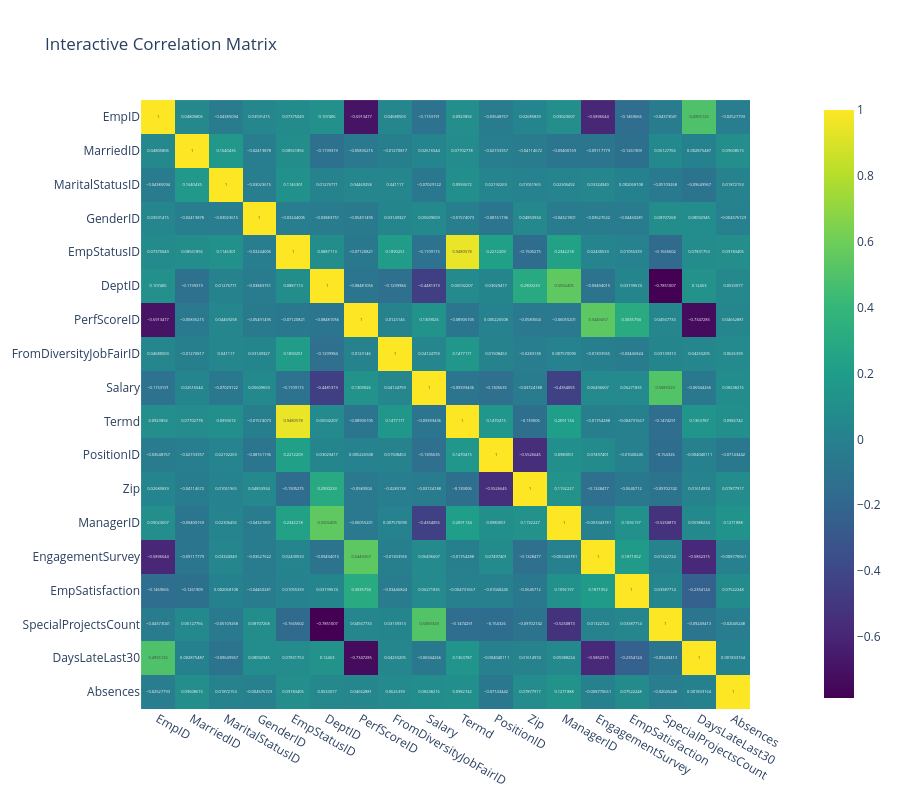

The code cell stored with this chart in its notebook:
### Code cell
# On garde uniquement les variables numériques
num_df = df.select_dtypes(include=["int64", "float64"])

# Calcul de la corrélation
corr_matrix = num_df.corr()

# Création de la heatmap interactive
fig = px.imshow(
    corr_matrix,
    text_auto=True,
    color_continuous_scale="Viridis",
    title="Interactive Correlation Matrix"
)

fig.update_layout(
    width=900,
    height=800
)

fig.show()

### Figure 1 — Plotly figure (JSON) as saved in the notebook; plotly's stock layout.template omitted (floating-point values rounded to 4 significant figures; data arrays with more than 128 entries replaced by an {"elided": "..."} marker saying what was removed)
{"data": [{"coloraxis": "coloraxis", "hovertemplate": "x: %{x}<br>y: %{y}<br>color: %{z}<extra></extra>", "name": "0", "texttemplate": "%{z}", "type": "heatmap", "x": ["EmpID", "MarriedID", "MaritalStatusID", "GenderID", "EmpStatusID", "DeptID", "PerfScoreID", "FromDiversityJobFairID", "Salary", "Termd", "PositionID", "Zip", "ManagerID", "EngagementSurvey", "EmpSatisfaction", "SpecialProjectsCount", "DaysLateLast30", "Absences"], "xaxis": "x", "y": ["EmpID", "MarriedID", "MaritalStatusID", "GenderID", "EmpStatusID", "DeptID", "PerfScoreID", "FromDiversityJobFairID", "Salary", "Termd", "PositionID", "Zip", "ManagerID", "EngagementSurvey", "EmpSatisfaction", "SpecialProjectsCount", "DaysLateLast30", "Absences"], "yaxis": "y", "z": {"elided": "18x18 float values"}}], "layout": {"coloraxis": {"colorscale": [[0, "#440154"], [0.1111, "#482878"], [0.2222, "#3e4989"], [0.3333, "#31688e"], [0.4444, "#26828e"], [0.5556, "#1f9e89"], [0.6667, "#35b779"], [0.7778, "#6ece58"], [0.8889, "#b5de2b"], [1, "#fde725"]]}, "height": 800, "title": {"text": "Interactive Correlation Matrix"}, "width": 900, "xaxis": {"anchor": "y", "constrain": "domain", "domain": [0, 1], "scaleanchor": "y"}, "yaxis": {"anchor": "x", "autorange": "reversed", "constrain": "domain", "domain": [0, 1]}}}
